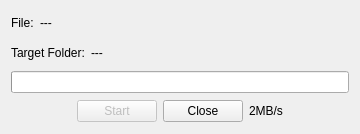
<?xml version="1.0" encoding="UTF-8"?>
<ui version="4.0">
 <class>UploadDialog</class>
 <widget class="QDialog" name="UploadDialog">
  <property name="geometry">
   <rect>
    <x>0</x>
    <y>0</y>
    <width>360</width>
    <height>134</height>
   </rect>
  </property>
  <property name="minimumSize">
   <size>
    <width>360</width>
    <height>0</height>
   </size>
  </property>
  <property name="windowTitle">
   <string>Droper</string>
  </property>
  <layout class="QVBoxLayout" name="verticalLayout">
   <item>
    <layout class="QHBoxLayout" name="horizontalLayout_3">
     <item>
      <widget class="QLabel" name="label">
       <property name="text">
        <string>File:</string>
       </property>
      </widget>
     </item>
     <item>
      <widget class="QLabel" name="fileNameAndSizeLabel">
       <property name="text">
        <string>---</string>
       </property>
      </widget>
     </item>
     <item>
      <spacer name="horizontalSpacer_4">
       <property name="orientation">
        <enum>Qt::Horizontal</enum>
       </property>
       <property name="sizeHint" stdset="0">
        <size>
         <width>40</width>
         <height>20</height>
        </size>
       </property>
      </spacer>
     </item>
    </layout>
   </item>
   <item>
    <layout class="QHBoxLayout" name="horizontalLayout_2">
     <item>
      <widget class="QLabel" name="displayFolderLabel">
       <property name="text">
        <string>Target Folder:</string>
       </property>
      </widget>
     </item>
     <item>
      <widget class="QLabel" name="folderLabel">
       <property name="text">
        <string>---</string>
       </property>
      </widget>
     </item>
     <item>
      <spacer name="horizontalSpacer_2">
       <property name="orientation">
        <enum>Qt::Horizontal</enum>
       </property>
       <property name="sizeHint" stdset="0">
        <size>
         <width>40</width>
         <height>20</height>
        </size>
       </property>
      </spacer>
     </item>
    </layout>
   </item>
   <item>
    <widget class="QProgressBar" name="progressBar">
     <property name="value">
      <number>0</number>
     </property>
     <property name="format">
      <string/>
     </property>
    </widget>
   </item>
   <item>
    <layout class="QHBoxLayout" name="horizontalLayout">
     <item>
      <spacer name="horizontalSpacer_3">
       <property name="orientation">
        <enum>Qt::Horizontal</enum>
       </property>
       <property name="sizeHint" stdset="0">
        <size>
         <width>40</width>
         <height>20</height>
        </size>
       </property>
      </spacer>
     </item>
     <item>
      <widget class="QPushButton" name="toggleStartPushButton">
       <property name="enabled">
        <bool>false</bool>
       </property>
       <property name="text">
        <string>Start</string>
       </property>
      </widget>
     </item>
     <item>
      <widget class="QDialogButtonBox" name="buttonBox">
       <property name="standardButtons">
        <set>QDialogButtonBox::Close</set>
       </property>
      </widget>
     </item>
     <item>
      <widget class="QLabel" name="speedLabel">
       <property name="text">
        <string>2MB/s</string>
       </property>
      </widget>
     </item>
     <item>
      <spacer name="horizontalSpacer">
       <property name="orientation">
        <enum>Qt::Horizontal</enum>
       </property>
       <property name="sizeHint" stdset="0">
        <size>
         <width>40</width>
         <height>20</height>
        </size>
       </property>
      </spacer>
     </item>
    </layout>
   </item>
  </layout>
  <action name="toggleStartAction">
   <property name="text">
    <string>Start</string>
   </property>
  </action>
 </widget>
 <resources/>
 <connections/>
</ui>
